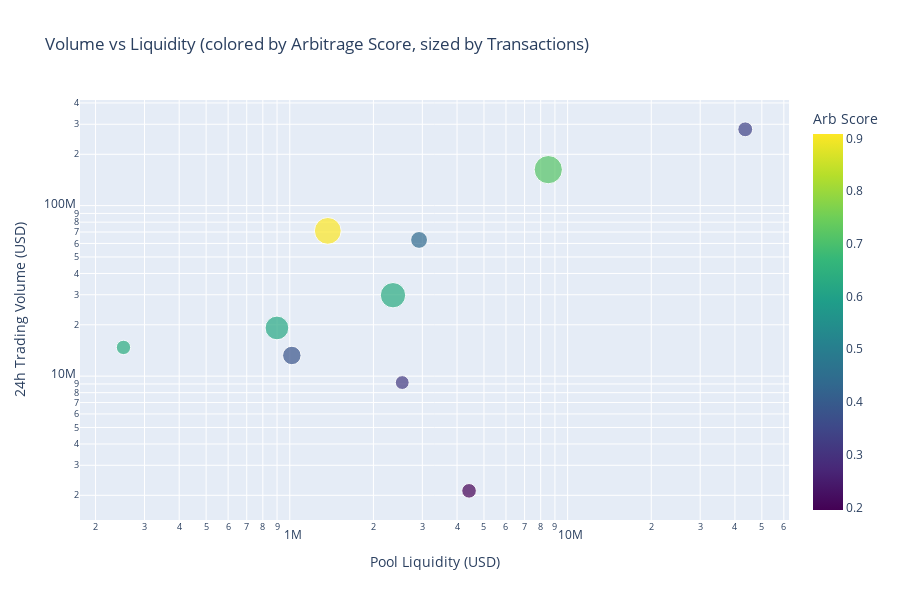

Here is the notebook cell this chart was saved with:
### Markdown cell above
## 📊 Visualization: Volume vs Liquidity Scatter

### Code cell
if not pools_df.empty and all(col in pools_df.columns for col in ['volume_usd_h24', 'reserve_in_usd', 'arbitrage_score']):
    # Create scatter plot
    fig = px.scatter(
        pools_df,
        x='reserve_in_usd',
        y='volume_usd_h24',
        size='total_transactions' if 'total_transactions' in pools_df.columns else None,
        color='arbitrage_score',
        hover_data=['name', 'volume_liquidity_ratio', 'source', 'dex_id'],
        title='Volume vs Liquidity (colored by Arbitrage Score, sized by Transactions)',
        labels={
            'reserve_in_usd': 'Pool Liquidity (USD)',
            'volume_usd_h24': '24h Trading Volume (USD)',
            'arbitrage_score': 'Arb Score'
        },
        color_continuous_scale='Viridis'
    )
    
    fig.update_layout(
        height=600,
        xaxis_type='log',
        yaxis_type='log'
    )
    
    fig.show()

### Figure 1 — Plotly figure (JSON) as saved in the notebook; plotly's stock layout.template omitted (floating-point values rounded to 4 significant figures)
{"data": [{"customdata": [["CYPR / USDC 0.05%", 13.0, "trending", "aerodrome-slipstream"], ["WETH / USDC 0.05%", 6.432, "trending", "aerodrome-slipstream"], ["WETH / USDC 0.01%", 19.08, "trending", "pancakeswap-v3-base"], ["WETH / USDC 0.01%", 51.87, "trending", "aerodrome-slipstream"], ["AVNT / USDC 0.01%", 12.68, "trending", "aerodrome-slipstream"], ["WETH / USDC 0.01%", 21.32, "trending", "uniswap-v3-base"], ["cbBTC / USDC 0.01%", 21.55, "trending", "pancakeswap-v3-base"], ["VFY / USDC 0.01%", 3.611, "trending", "aerodrome-slipstream"], ["USDT / USDC", 58.46, "trending", "uniswap-v4-base"], ["ZORA / USDC 0.3%", 0.4809, "trending", "uniswap-v3-base"]], "hovertemplate": "Pool Liquidity (USD)=%{x}<br>24h Trading Volume (USD)=%{y}<br>total_transactions=%{marker.size}<br>name=%{customdata[0]}<br>volume_liquidity_ratio=%{customdata[1]}<br>source=%{customdata[2]}<br>dex_id=%{customdata[3]}<br>Arb Score=%{marker.color}<extra></extra>", "legendgroup": "", "marker": {"color": [0.3814, 0.3373, 0.7154, 0.9082, 0.632, 0.6217, 0.4382, 0.315, 0.6397, 0.1949], "coloraxis": "coloraxis", "size": [44519, 28810, 104251, 93698, 83749, 73287, 37058, 25066, 26967, 27759], "sizemode": "area", "sizeref": 260.6, "symbol": "circle"}, "mode": "markers", "name": "", "orientation": "v", "showlegend": false, "type": "scatter", "x": [1017000.0, 43570000.0, 8519000.0, 1370000.0, 2353000.0, 899200.0, 2920000.0, 2540000.0, 252100.0, 4418000.0], "xaxis": "x", "y": [13220000.0, 280200000.0, 162600000.0, 71090000.0, 29830000.0, 19170000.0, 62910000.0, 9171000.0, 14740000.0, 2125000.0], "yaxis": "y"}], "layout": {"coloraxis": {"colorbar": {"title": {"text": "Arb Score"}}, "colorscale": [[0, "#440154"], [0.1111, "#482878"], [0.2222, "#3e4989"], [0.3333, "#31688e"], [0.4444, "#26828e"], [0.5556, "#1f9e89"], [0.6667, "#35b779"], [0.7778, "#6ece58"], [0.8889, "#b5de2b"], [1, "#fde725"]]}, "height": 600, "legend": {"itemsizing": "constant", "tracegroupgap": 0}, "title": {"text": "Volume vs Liquidity (colored by Arbitrage Score, sized by Transactions)"}, "xaxis": {"anchor": "y", "domain": [0, 1], "title": {"text": "Pool Liquidity (USD)"}, "type": "log"}, "yaxis": {"anchor": "x", "domain": [0, 1], "title": {"text": "24h Trading Volume (USD)"}, "type": "log"}}}
